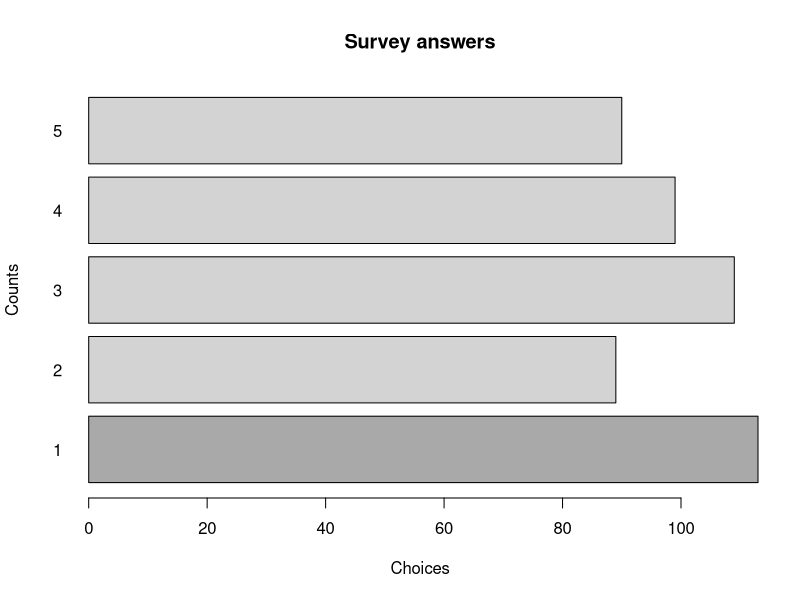
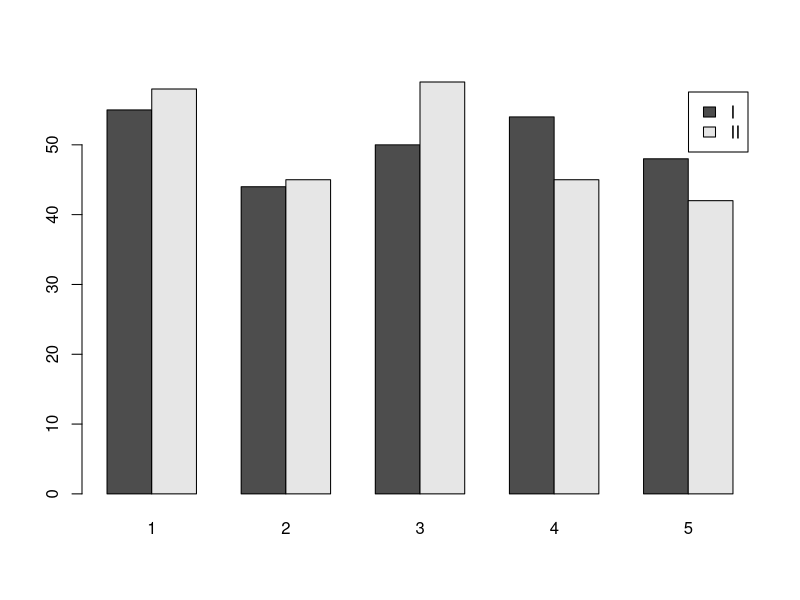
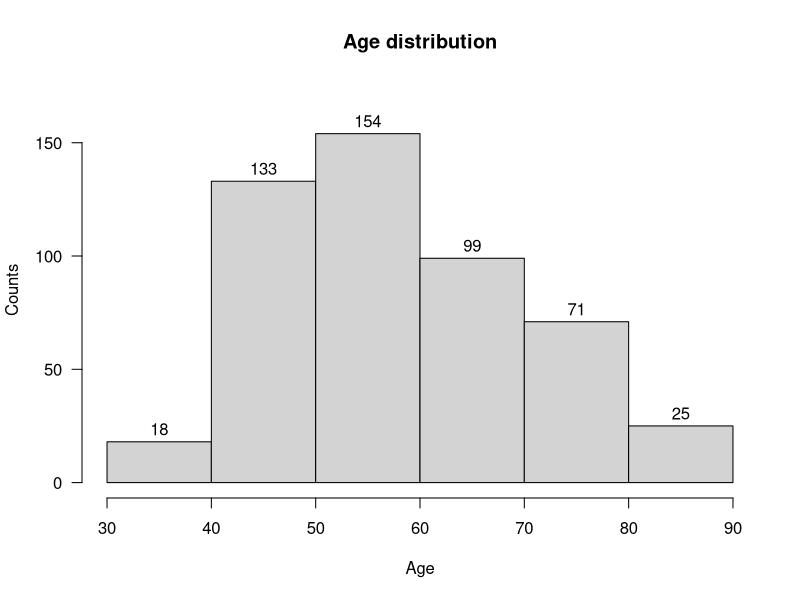
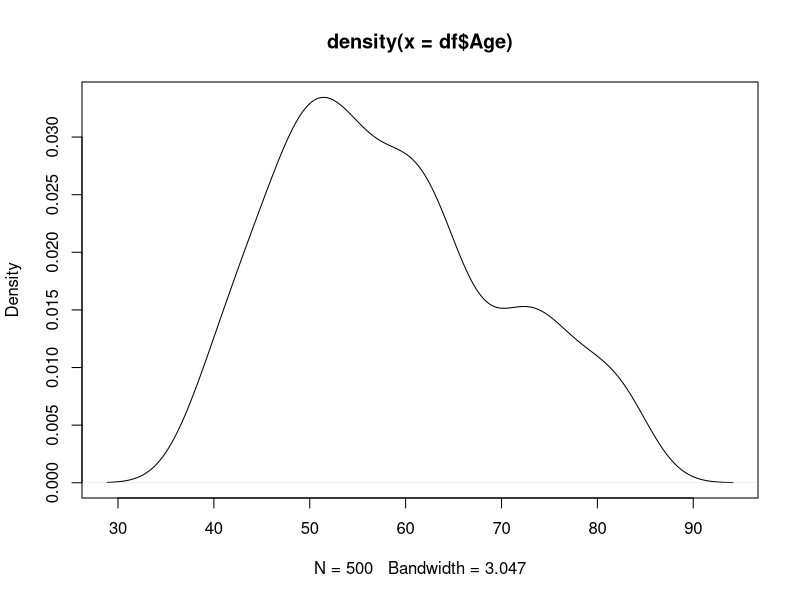
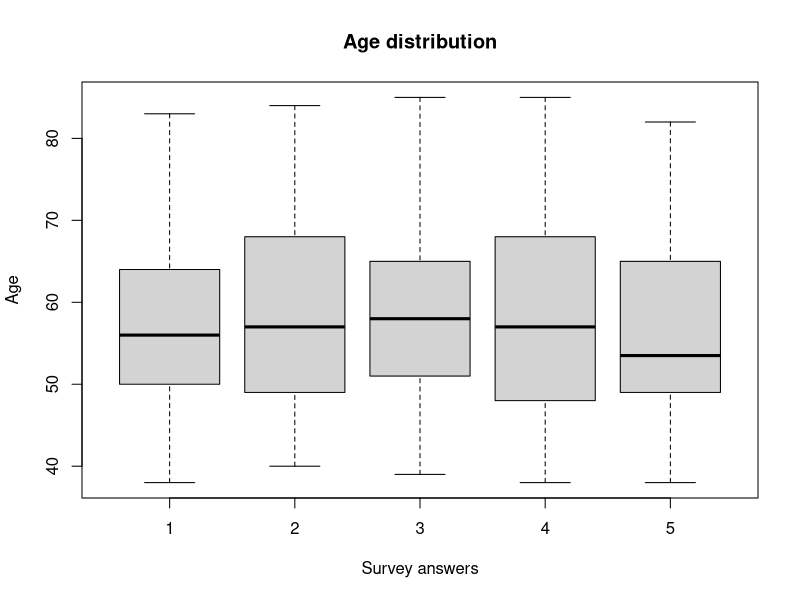
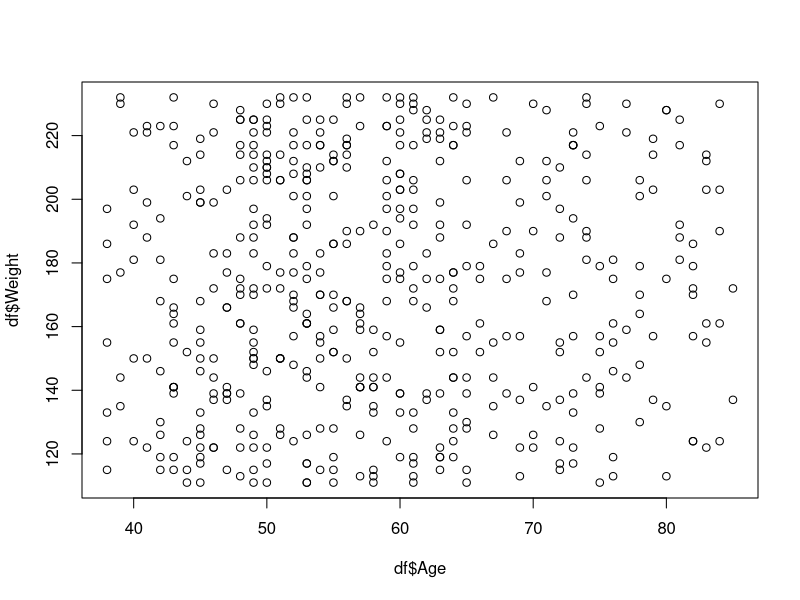

These charts were generated, in order, by the following R code:
## ---- chunk 1
knitr::opts_chunk$set(echo = TRUE)
## ---- chunk 2
library(readr)
library(dplyr)
## ---- chunk 3
df <- read_csv("ProjectData.csv")
## ---- chunk 4
table(df$Group)
## ---- chunk 5
table(df$Survey)
## ---- chunk 6
barplot(table(df$Survey),
        main = "Survey answers",
        xlab = "Choices",
        ylab = "Counts",
        horiz = TRUE,
        col = c("darkgrey", "lightgrey", "lightgrey", "lightgrey", "lightgrey"),
        las = 1)
## ---- chunk 7
barplot(table(df$Group,
              df$Survey),
        beside = TRUE,
        legend = rownames(table(df$Group,
                                df$Survey)))
## ---- chunk 8
hist(df$Age,
     main = "Age distribution",
     xlab = "Age",
     ylab = "Counts",
     las = 1,
     breaks = 5,
     labels = TRUE,
     ylim = c(0, 170))
## ---- chunk 9
plot(density(df$Age))
## ---- chunk 10
boxplot(df$Age ~ df$Survey,
        main = "Age distribution",
        xlab = "Survey answers",
        ylab = "Age")
## ---- chunk 11
plot(df$Age,
     df$Weight)
